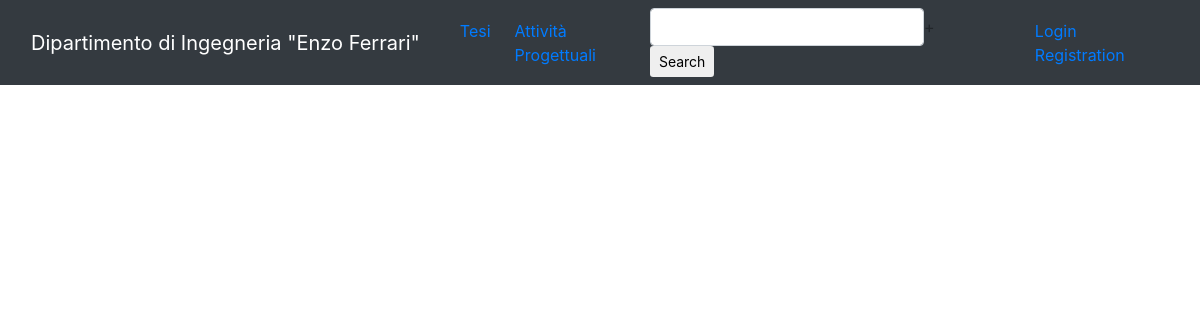
Before: / with the older database file.
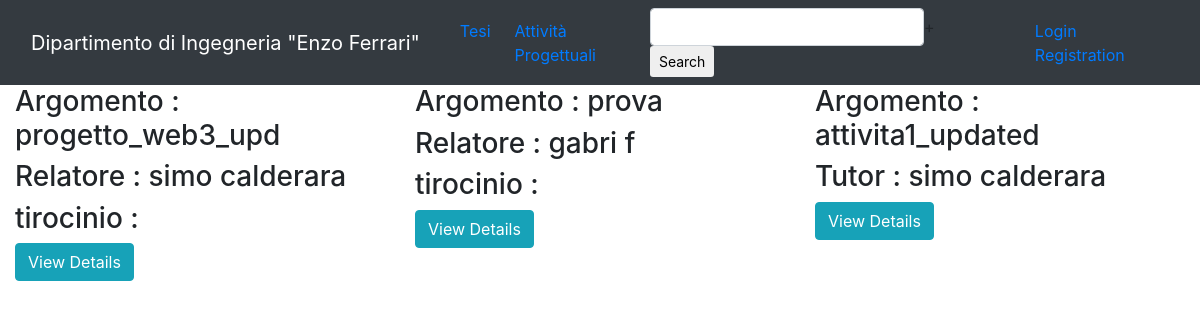
After: the same page with the newer database file.
### home/models.py (models this page shows, shortened)
class Tesi(models.Model):
    author = models.ForeignKey(User, on_delete=models.CASCADE, null=True)
    relatore = models.ForeignKey(Docente, on_delete=models.CASCADE)
    correlatore = models.CharField(max_length=100)
    argomento = models.CharField(max_length=500)
    tirocinio_interno = models.BooleanField(default=False)
    tirocinio_azienda = models.BooleanField(default=False)
    data_inizio = models.DateTimeField()
    data_fine = models.DateTimeField()
    tag = models.IntegerField()

class Attivita_progettuale(models.Model):
    author = models.ForeignKey(User, on_delete=models.CASCADE, null=True)
    tutor = models.ForeignKey(Docente, on_delete=models.CASCADE)
    argomento = models.CharField(max_length=500)
    data_inizio = models.DateTimeField()
    data_fine = models.DateTimeField()
    tag = models.IntegerField()

### users/models.py (models this page shows)
class Docente(models.Model):
    nome = models.CharField(max_length=500)
    cognome = models.CharField(max_length=500)
    matricola = models.CharField(max_length=10)
    mail = models.CharField(max_length=1000)
    user = models.OneToOneField(User, on_delete=models.CASCADE, null=True)
    def __str__(self):
        return self.nome + ' ' + self.cognome

### home/views.py (the view)
# urls.py: url(r'^$', views.home, name='index'),
def home(request):
    all_tesi = Tesi.objects.all()
    all_attivita = Attivita_progettuale.objects.all()
    tot = list(chain(all_tesi, all_attivita))
    context = {
        'all_tesi': all_tesi,
        'all_attivita': all_attivita,
        'all_projects': tot
    }
    return render(request, 'home/index.html', context)

### home/templates/home/index.html
{% extends 'home/base.html' %}
{% block body %}
<div class="container-fluid" id="tourpackages-carousel">
    <div class="row">
        {% for progetto in all_projects %}
        <div class="col-sm-4">
            <div class="caption">
                <h3>Argomento : {{ progetto.argomento }}</h3>
                {% if progetto.relatore %}
                <h3>Relatore : {{ progetto.relatore }}</h3>
                <h3>tirocinio : {{ progetto.triocinio_interno }}</h3>
                <a href="{% url 'tesi-detail' progetto.id %}" class="btn btn-info btn-xs" role="button"> View
                    Details</a>
                {% else %}
                <h3>Tutor : {{ progetto.tutor }}</h3>
                <a href="{% url 'attivita-detail' progetto.id %}" class="btn btn-info btn-xs" role="button"> View
                    Details</a>
                {% endif %}
            </div>
        </div>
        {% endfor %}
    </div>
</div>
{% endblock %}

### home/templates/home/base.html (shortened to what this page needs)
<!DOCTYPE html>
<html lang="en">
<head>
    {% load static %}
    <link rel="stylesheet" type="text/css" href="https://maxcdn.bootstrapcdn.com/bootstrap/4.0.0/css/bootstrap.min.css">
    <link rel="stylesheet" type="text/css" href="https://maxcdn.bootstrapcdn.com/bootstrap/4.0.0/css/bootstrap.min.css">
    <link href="//netdna.bootstrapcdn.com/bootstrap/3.0.0/css/bootstrap-glyphicons.css" rel="stylesheet">
    <link rel="stylesheet" type="text/css" href="{% static 'home/style.css' %}"/>
</head>
<body>
<nav class="navbar navbar-expand-sm bg-dark navbar-dark">
    <div class="container-fluid">
        <div class="navbar-header">
            <a class="navbar-brand" href="{% url 'home:index' %}"> Dipartimento di Ingegneria "Enzo Ferrari" </a>
        </div>
        <div class="collapse navbar-collapse" id="topNavBar">
            <ul class="navbar-nav mr-auto">
                <li class="nav-item ml-4">
                    <a href="{% url 'tesi' %}">
                        Tesi
                    </a>
                </li>
                <li class="nav-item ml-4">
                    <a href="{% url 'attivita' %}">
                        Attività Progettuali
                    </a>
                </li>
            </ul>
            <form class="navbar-form navbar-left" role="search" method="get" action="#">
                <div class="form-check-inline">
                    <input type="text" class="form-control" name="q" value="">
                </div>
                <button type="submit" class="btn btn-sm "> Search</button>
            </form>
            <ul class="nav navbar-nav navbar-right">
                {% if user.is_authenticated %}
                <li class="nav-item ml-4">
                    <a href="{% url 'logout' %}">
                        <span class="glyphicon glyphicon-off" aria-hidden="true"></span> Logout
                    </a>
                    <a href="{% url 'profile' %}"> Profile </a>
                </li>
                {% else %}
                <li class="nav-item ml-4">
                    <a href="{% url 'login' %}">
                         Login
                    </a>
                    <a href="{% url 'register' %}">Registration</a>
                </li>
                {% endif %}
            </ul>
        </div>
    </div>
</nav>
{% block body %}
{% endblock %}
</body>
</html>

### home/static/home/style.css (style rules this page uses)
.navbar { border-radius: 0; }
.navbar-brand { cursive; }

Changed rows visible on the page:
added Tesi: argomento "progetto_web3_upd", relatore "simo calderara"
added Tesi: argomento "prova", relatore "gabri f"
added Attivita_progettuale: argomento "attivita1_updated", tutor "simo calderara"
